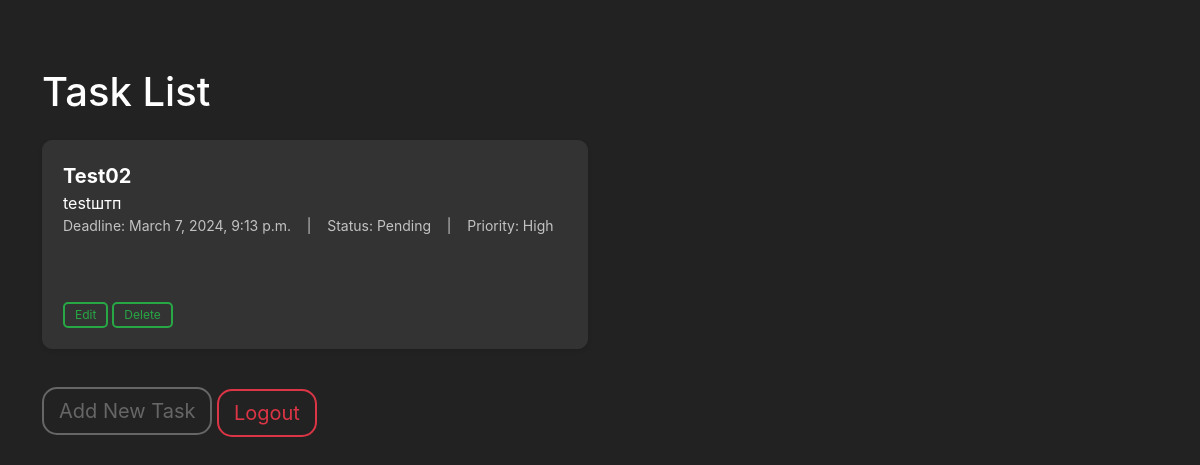
The page /task-list/ (signed in) on the database as committed earlier.
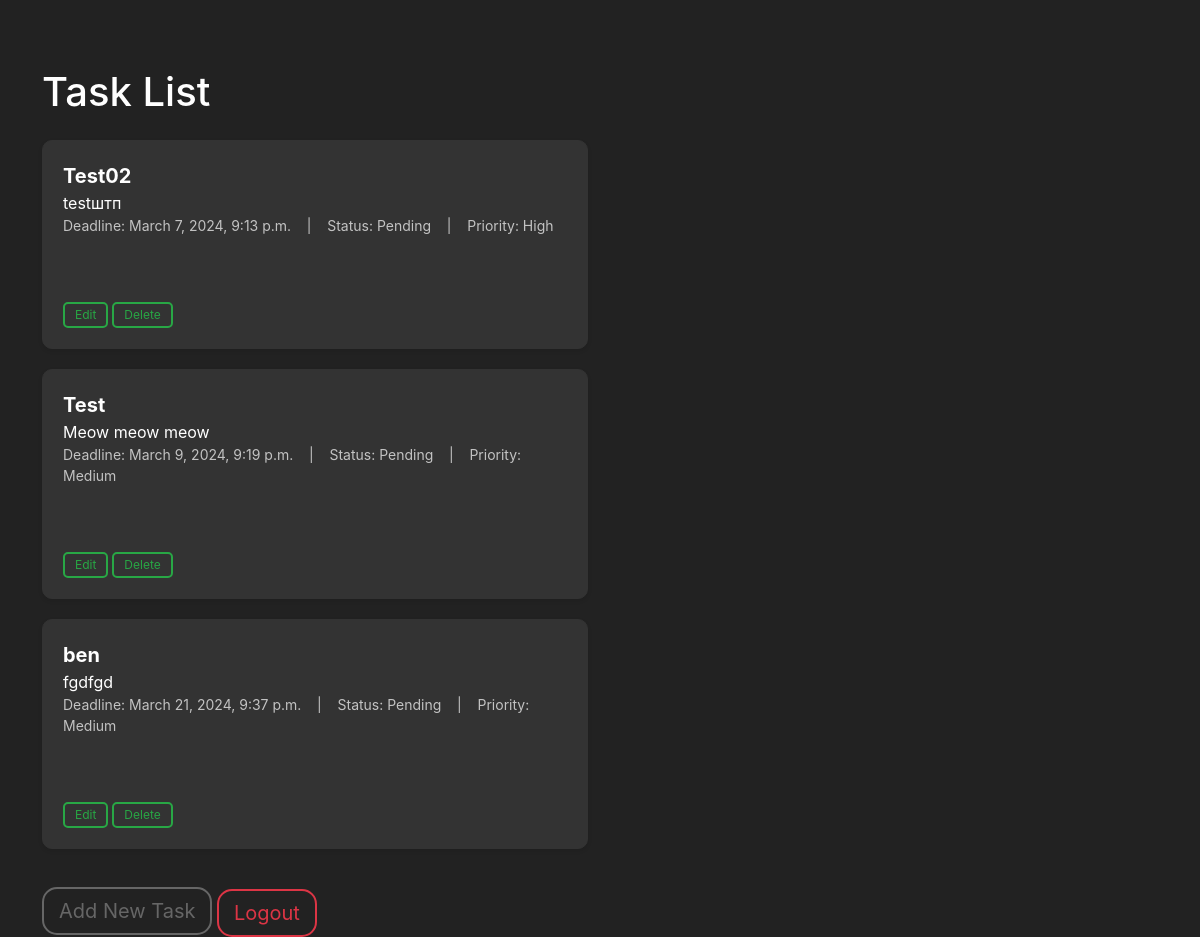
The same page on the database as committed later.
### task_manager/models.py (models this page shows, shortened)
class Task(models.Model):
    PRIORITY_CHOICES = [
        ('LOW', 'Low'),
        ('MEDIUM', 'Medium'),
        ('HIGH', 'High'),
    ]
    title = models.CharField(max_length=100)
    description = models.TextField()
    created_at = models.DateTimeField(auto_now_add=True)
    updated_at = models.DateTimeField(auto_now=True)
    deadline = models.DateTimeField(blank=True, null=True)
    completed = models.BooleanField(default=False)
    priority = models.CharField(max_length=10, choices=PRIORITY_CHOICES, default='LOW')
    user = models.ForeignKey(User, on_delete=models.CASCADE)

### task_manager/views.py (the view)
# urls.py: path('', task_list, name='login'),
@login_required
def task_list(request):
    tasks = Task.objects.filter(user=request.user)
    return render(request, 'task_manager/task_list.html', {'tasks': tasks})

### task_manager/templates/task_manager/task_list.html (shortened to what this page needs)
<!DOCTYPE html>
<html lang="en">
<head>
    <link href="https://stackpath.bootstrapcdn.com/bootstrap/5.3.0/css/bootstrap.min.css" rel="stylesheet">
</head>
<body>
    <div class="container">
        <h1 class="mt-5 mb-4">Task List</h1>
        {% for task in tasks %}
        <div class="row">
            <div class="col-lg-6">
                <div class="task-card">
                    <div class="task-title">{{ task.title }}</div>
                    <div class="task-description">{{ task.description }}</div>
                    <div class="task-meta">
                        Deadline: {{ task.deadline }} &nbsp;&nbsp;&nbsp;|&nbsp;&nbsp;&nbsp;
                        {% if task.completed %}
                            Status: Completed
                        {% else %}
                            Status: Pending
                        {% endif %} &nbsp;&nbsp;&nbsp;|&nbsp;&nbsp;&nbsp;
                        Priority: {{ task.get_priority_display }}
                    </div>
                    <div class="task-action mt-3">
                        <a href="{% url 'edit_task' pk=task.pk %}" class="btn btn-edit">Edit</a>
                        <a href="{% url 'delete_task' pk=task.pk %}" class="btn btn-edit">Delete</a>
                    </div>
                </div>
            </div>
        </div>
        {% endfor %}
        <a href="{% url 'create_task' %}" class="btn btn-lg btn-primary btn-add mt-3">Add New Task</a>
        <a href="{% url 'logout' %}" class="btn btn-lg btn-danger btn-logout">Logout</a>
    </div>
</body>
</html>

### task_manager/templates/task_manager/task_list.html (style rules this page uses)
body { background-color: #222222; color: #ffffff; font-family: -apple-system, BlinkMacSystemFont, 'Segoe UI', Roboto, Oxygen-Sans, Ubuntu, Cantarell, 'Helvetica Neue', sans-serif; padding-top: 20px; }
.task-card { border: 1px solid #333333; border-radius: 10px; padding: 20px; margin-bottom: 20px; background-color: #333333; box-shadow: 0 2px 4px rgba(0,0,0,0.1); }
.task-title { font-size: 20px; font-weight: bold; }
.task-description { font-size: 16px; }
.task-meta { font-size: 14px; opacity: 0.7; }
.task-action { font-size: 14px; }
.btn { text-decoration: none; cursor: pointer; }
.btn-add { background-color: transparent; border: 2px solid #666666; color: #666666; border-radius: 15px; padding: 7px 15px; margin-top: 20px; }
.btn-logout { background-color: transparent; border: 2px solid #dc3545; color: #dc3545; border-radius: 15px; padding: 7px 15px; margin-top: 20px; }
.btn-edit { background-color: transparent; border: 2px solid #28a745; color: #28a745; border-radius: 5px; padding: 2px 10px; margin-top: 50px; font-size: 12px; }

Rows that differ between the two databases and show on the page:
added Task: title "Test", description "Meow meow meow", deadline "March 9, 2024, 9:19 p.m.", completed "Status: Pending", priority "Medium"
added Task: title "ben", description "fgdfgd", deadline "March 21, 2024, 9:37 p.m.", completed "Status: Pending", priority "Medium"
